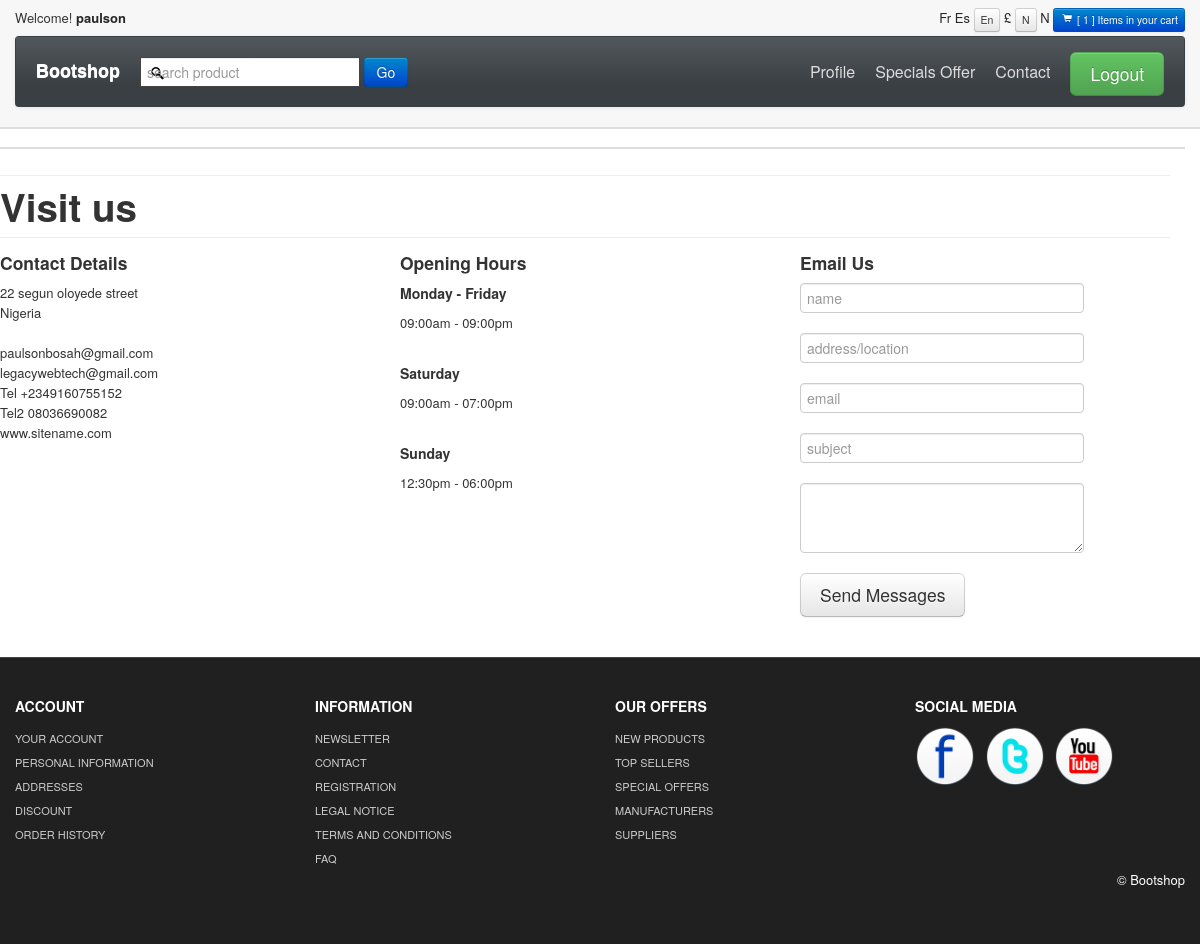
Page /contact/ (signed in) on the committed database.
### Store/models.py (models this page shows, shortened)
class MyUser(AbstractBaseUser):
    first_name = models.CharField(verbose_name="first name", max_length=60)
    last_name = models.CharField(verbose_name="last name", max_length=60)
    username = models.CharField(verbose_name="username", max_length=30, unique=True, null=True, blank=True)
    email = models.EmailField(verbose_name="email address", max_length=60, unique=True)
    date_joined = models.DateTimeField(verbose_name="date joined", auto_now_add=True)
    last_login = models.DateTimeField(verbose_name="last login", auto_now=True)
    is_staff = models.BooleanField(default=False)
    is_superuser = models.BooleanField(default=False)
    is_active = models.BooleanField(default=True)
    @property
    def name(self):
        return f'{self.first_name} {self.last_name}'
    USERNAME_FIELD = "email"
    REQUIRED_FIELDS = ['first_name', 'last_name']
    objects = MyUserManager()
    def __str__(self):
        return self.name
    '''
    Make sure to set this custom model as our user model in settings.py
    AUTH_USER_MODEL = "App.CustomUserModel"
    Make sure to delete previous migration files incase of errors
    Then make migrations
    '''

class CompanyInfo(models.Model):
    logo = models.ImageField(upload_to="Images/Company", blank=True, null=True)
    name = models.CharField(max_length=150, blank=False, null=False)
    address = models.CharField(max_length=150, blank=True, null=True)
    country = models.CharField(max_length=60, blank=True, null=True)
    email1 = models.EmailField(blank=False, null=False)
    email2 = models.EmailField(blank=True, null=True)
    phone1 = models.CharField(max_length=25, blank=False, null=False)
    phone2 = models.CharField(max_length=25, blank=True, null=True)
    website = models.CharField(max_length=100, blank=True, null=True)
    facebook_link = models.URLField(max_length=2000, blank=True, null=True)
    twitter_link = models.URLField(max_length=2000, blank=True, null=True)
    instagram_link = models.URLField(max_length=2000, blank=True, null=True)
    youtube_link = models.URLField(max_length=200, blank=True, null=True)
    currency = models.CharField(max_length=60, null=False, blank=False,  help_text="e.g dollar")
    currency_shortcode = models.CharField(max_length=3, null=False, blank=False, help_text="e.g usd")
    currency_symbol = models.CharField(max_length=1, null=False, blank=False,  help_text="e.g $")
    public_key = models.CharField(max_length=160, blank=True, null=True)
    secret_key = models.CharField(max_length=160, blank=True, null=True)
    google_analytics = models.TextField(max_length=3000, blank=True, null=True)

### Store/views.py (the view, shortened to what this page needs)
# urls.py: path('contact/', views.contact, name='contact'),
def contact(request):
    order_data = getCustomerAndOrder(request)
    context = {
        'item_total': order_data['item_total'],
        'total': order_data['total'],
        'company': company,
        'categories': categories,
        'hot_products': hot_products
    }
    return render(request, 'contact.html', context)

### Store/models.py (called while the page is built)
    @property
    def discount(self):
        discount = (self.percentage_discount/100) * self.price
        return discount

    @property
    def discount_price(self):
        discount_price = self.price - self.discount
        return discount_price

    @property
    def tax(self):
        tax_amount = (self.tax_in_percentage/100) * self.price
        return tax_amount

    @property
    def discount_price_total(self):
        orderitems = self.orderitem_set.all()
        total = sum([item.item_discount_price_total for item in orderitems])
        return  total

    @property
    def tax_total(self):
        orderitems = self.orderitem_set.all()
        total = sum([item.item_tax_total for item in orderitems])
        return total

    @property
    def shipping_fee_total(self):
        orderitems = self.orderitem_set.all()
        total = sum([item.item_shipping_fee_total for item in orderitems])
        return total

    @property
    def item_total(self):
        orderitems = self.orderitem_set.all()
        total = sum([item.quantity for item in orderitems])
        if self.delivered == True:
            for i in orderitems:
                i.quantity = 0
                total = i.quantity
        return  total

    @property
    def total(self):
        total = self.discount_price_total + self.shipping_fee_total + self.tax_total
        return total

    @property
    def item_discount_price_total(self):
        total = self.product.discount_price * self.quantity
        return total

    @property
    def item_shipping_fee_total(self):
        total = self.product.shipping_fee * self.quantity
        return total

    @property
    def item_tax_total(self):
        total = self.product.tax * self.quantity
        return total

### Store/utils.py (called while the page is built)
def getCustomerAndOrder(request):
    try:
        customer = request.user.customer
    except:
        try:
            device = request.COOKIES['device']
        except:
            return redirect('/')
        customer, created = Customer.objects.get_or_create(device=device)
    order, created = Order.objects.get_or_create(customer=customer, complete=False)
    items =  order.orderitem_set.all()
    item_total = order.item_total
    total = order.total
    return {'items':items, 'order':order, 'item_total': item_total, 'total': total, 'customer': customer,}

### Templates/contact.html (shortened to what this page needs)
{% extends 'base.html' %}
{% load static %}
{% block body %}
<div id="mainBody">
<div class="container">
	<hr class="soften">
	<h1>Visit us</h1>
	<hr class="soften"/>
	<div class="row">
		<div class="span4">
		<h4>Contact Details</h4>
		<p>	{{company.address}}<br>{{company.country}}
			<br/><br/>
			{{company.email1}}<br/>
			{% if company.email2 %}{{company.email2}}<br/>{% endif %}
			﻿Tel {{company.phone1}}<br/>
			{% if company.phone2 %}﻿Tel2 {{company.phone2}}<br/>{% endif %}
			{{company.website}}
		</p>
		</div>
		<div class="span4">
		<h4>Opening Hours</h4>
			<h5> Monday - Friday</h5>
			<p>09:00am - 09:00pm<br/><br/></p>
			<h5>Saturday</h5>
			<p>09:00am - 07:00pm<br/><br/></p>
			<h5>Sunday</h5>
			<p>12:30pm - 06:00pm<br/><br/></p>
		</div>
		<div class="span4">
		<h4>Email Us</h4>
		<form class="form-horizontal" method="POST">
        <fieldset>
          <div class="control-group">
              <input type="text" name="name" placeholder="name" class="input-xlarge"/>
          </div>
		  <div class="control-group">
              <input type="text" name="location" placeholder="address/location" class="input-xlarge"/>
          </div>
		   <div class="control-group">
              <input type="text" name="email" placeholder="email" class="input-xlarge"/>
          </div>
		   <div class="control-group">
              <input type="text" name="subject" placeholder="subject" class="input-xlarge"/>
          </div>
          <div class="control-group">
              <textarea rows="3" name="message" id="textarea" class="input-xlarge"></textarea>
          </div>
            <button class="btn btn-large" name="message" type="submit">Send Messages</button>
        </fieldset>
      </form>
	  </div>
	</div>
</div>
</div>
{% endblock %}

### Templates/base.html (shortened to what this page needs)
{% load static %}
<!DOCTYPE html>
<html lang="en">
  <head>
    <link id="callCss" rel="stylesheet" href="{% static 'themes/bootshop/bootstrap.min.css' %}" media="screen"/>
    <link href="{% static 'themes/css/base.css' %}" rel="stylesheet" media="screen"/>
	<link href="{% static 'themes/css/bootstrap-responsive.min.css' %}" rel="stylesheet"/>
	<link href="{% static 'themes/css/font-awesome.css' %}" rel="stylesheet" type="text/css">
	<link href="{% static 'themes/js/google-code-prettify/prettify.css' %}" rel="stylesheet"/>
  </head>
<body>
<div id="header">
<div class="container">
<div id="welcomeLine" class="row">
    {% if user.is_authenticated %}
	<div class="span6">Welcome! <strong><a href="{% url 'Store:profile' request.user.id %}">{{ user.first_name }}<a/></strong></div>
    {% else %}
    <div class="span6">Welcome! <strong>user</strong></div>
    {% endif %}
	<div class="span6">
	<div class="pull-right">
		<span class="">Fr</span>
		<span class="">Es</span>
		<span class="btn btn-mini">En</span>
		<span>&pound;</span>
		<span class="btn btn-mini">{{company.currency_symbol}}{{ order.total }}</span>
		<span class="">{{company.currency_symbol}}</span>
		<a href="{% url 'Store:cart' %}"><span class="btn btn-mini btn-primary"><i class="icon-shopping-cart icon-white"></i> [ {{ item_total }} ] Items in your cart </span> </a>
	</div>
	</div>
</div>
<div id="logoArea" class="navbar">
  <div class="navbar-inner">
	{% if company.logo %}
    <a class="brand" href="{% url 'Store:index' %}"><img src="{{company.logo.url}}" alt="Logo"/></a>
	{% elif company.name %}
	<a class="brand" href="{% url 'Store:index' %}" id="logo-name">{{company.name}}</a>
	{% else %}
	<a class="brand" href="{% url 'Store:index' %}"><img src="{% static 'themes/images/logo.png' %}" alt="Logo"/></a>
	{% endif %}
		<form class="form-inline navbar-search" method="POST" action="#">
		<input id="srchFld" class="srchTxt" name="search" type="text" placeholder="search product" />
		  <button type="submit" id="submitButton" class="btn btn-primary">Go</button>
    	</form>
    <ul id="topMenu" class="nav pull-right">
	{% if user.is_authenticated %}
	 <li class=""><a href="{% url 'Store:profile' request.user.id %}">Profile</a></li>
	 <li class=""><a href="{% url 'Store:special' %}">Specials Offer</a></li>
	 {% endif %}
	 <li class=""><a href="{% url 'Store:contact' %}">Contact</a></li>
	 <li class="">
	 {% if user.is_authenticated %}
	 <a href="{% url 'Store:logout' %}" role="button" data-toggle="modal" style="padding-right:0"><span class="btn btn-large btn-success">Logout</span></a>
	 {% else %}
	 <a href="{% url 'Store:login' %}" role="button" data-toggle="modal" style="padding-right:0"><span class="btn btn-large btn-success">Login</span></a>
	 {% endif %}
	</li>
    </ul>
  </div>
</div>
</div>
</div>
<div id="mainBody">
	<div class="container">
	<div class="row">
{% block body %}
{% endblock %}
		</div>
		</div>
	</div>
	<div  id="footerSection">
	<div class="container">
		<div class="row">
			<div class="span3">
				<h5>ACCOUNT</h5>
				<a href="{% url 'Store:profile' request.user.id %}">YOUR ACCOUNT</a>
				<a href="{% url 'Store:profile' request.user.id %}">PERSONAL INFORMATION</a>
				<a href="{% url 'Store:profile' request.user.id %}">ADDRESSES</a>
				<a href="#">DISCOUNT</a>
				<a href="#">ORDER HISTORY</a>
			 </div>
			<div class="span3">
				<h5>INFORMATION</h5>
				{% if request.user.is_superuser %}
				<a href="{% url 'Store:newsletter' %}">NEWSLETTER</a>
				{% endif %}
				<a href="{% url 'Store:contact' %}">CONTACT</a>
				<a href="{% url 'Store:login' %}">REGISTRATION</a>
				<a href="{% url 'Store:legal' %}">LEGAL NOTICE</a>
				<a href="{% url 'Store:tac' %}">TERMS AND CONDITIONS</a>
				<a href="{% url 'Store:faq' %}">FAQ</a>
			 </div>
			<div class="span3">
				<h5>OUR OFFERS</h5>
				<a href="#">NEW PRODUCTS</a>
				<a href="#">TOP SELLERS</a>
				{% if user.is_authenticated %}
				<a href="{% url 'Store:special' %}">SPECIAL OFFERS</a>
				{% endif %}
				<a href="#">MANUFACTURERS</a>
				<a href="#">SUPPLIERS</a>
			 </div>
			<div id="socialMedia" class="span3 pull-right">
				<h5>SOCIAL MEDIA </h5>
				{% if company.facebook_link %}
				<a href="{{company.facebook_link}}"><img width="60" height="60" src="{% static 'themes/images/facebook.png' %}" title="facebook" alt="facebook link"/></a>
				{% endif %}
				{% if company.twitter_link %}
				<a href="{{company.twitter_link}}"><img width="60" height="60" src="{% static 'themes/images/twitter.png' %}" title="twitter" alt="twitter link"/></a>
				{% endif %}
				{% if company.youtube_link %}
				<a href="company.youtube_link"><img width="60" height="60" src="{% static 'themes/images/youtube.png' %}" title="youtube" alt="youtube link"/></a>
				{% endif %}
			 </div>
		 </div>
		<p class="pull-right">&copy; Bootshop</p>
	</div>
	</div>
</body>
</html>

### Static/themes/css/base.css (style rules this page uses)
#mainBody { border-top:2px solid #dedede; padding-top: 18px; }
#carouselBlk,#header { background: url(../images/headerRepeat.png) repeat-x 0 0 #f7f7f7; }
#srchFld { background: url(../images/search.png) no-repeat 4px center #fff; }
#logoArea, #logoArea a { line-height:49px; }
#logoArea .btn, #logoArea .btn-group { margin-top: 0; }
#welcomeLine { padding: 8px 0 4px }
#footerSection { background: #202020;color: white;padding: 28px 0 44px;margin-top: 20px;border-top: 1px solid #444; }
#footerSection a { color:#ccc; font-size:11px; padding:0; line-height:24px; display:block; }
#footerSection #socialMedia a { min-width:25px; display:inline; margin-right:6px; text-align:center; line-height:1.5em; }
#socialMedia img { max-width:60px; }
.navbar-search .srchTxt { border-radius: 0;border: 1px solid #444; }
[class^="icon-"], [class*=" icon-"] { background-image: none; }
.navbar .nav > li > a { padding:10px;color: #DDD;text-shadow: none;font-size: 16px; }
#logoArea, #logoArea a { outline:none; }
.navbar .nav.pull-right, #sideManu { overflow:hidden; }
.navbar-search { margin-top: 8px; }

### Templates/base.html (style rules this page uses)
#logo-name { color: #fff; font-size: large; font-weight: bold; font-family: 'Lucida Sans', 'Lucida Sans Regular', 'Lucida Grande', 'Lucida Sans Unicode', Geneva, Verdana, sans-serif; }

### rows in the picture
MyUser: first_name "paulson"
CompanyInfo: currency_symbol "N", name "Bootshop", address "22 segun oloyede street", country "Nigeria", email1 "paulsonbosah@gmail.com", email2 "legacywebtech@gmail.com", phone1 "+2349160755152", phone2 "08036690082", website "www.sitename.com"

### other values in the picture
{{ item_total }} "1"
